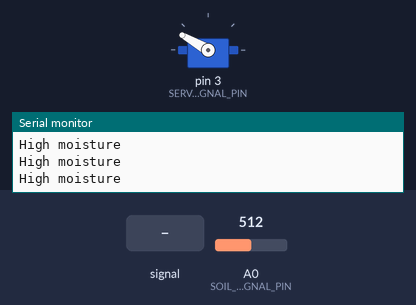
Recording of a sketch running on a simulated Arduino Uno, built with avr-gcc and run on an emulated ATmega328P. Shown: servo, the last lines printed to the serial monitor. The inputs (shaded band) are chosen by the test bench; at power-on: A0 (SOIL_MOISTURE_SIGNAL_PIN) = 512.

Above: at 1.3 s.
1.4 s: A0 (SOIL_MOISTURE_SIGNAL_PIN) set to 407
4.5 s: A0 (SOIL_MOISTURE_SIGNAL_PIN) set to 384
At 5.8 s:
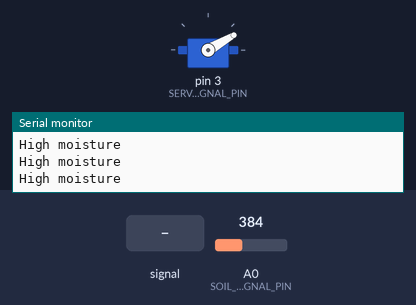
6.1 s: A0 (SOIL_MOISTURE_SIGNAL_PIN) fed a 50 Hz sine of ±306 counts around its level
At 7.9 s:
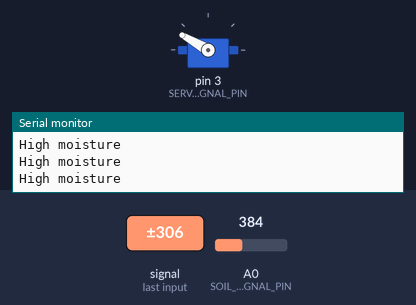
9.2 s: A0 (SOIL_MOISTURE_SIGNAL_PIN) set to 306
At 10.8 s:
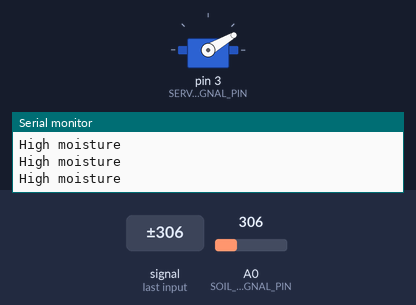
11.1 s: A0 (SOIL_MOISTURE_SIGNAL_PIN) set to 410
At 11.5 s:
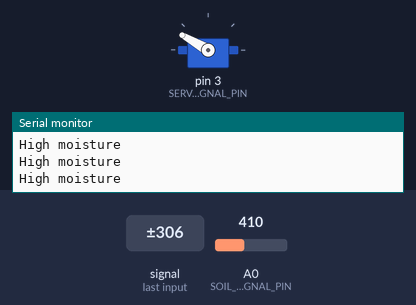
Timing chart, 0 to 15.2 s (numbered marks = the images above; inputs shaded):
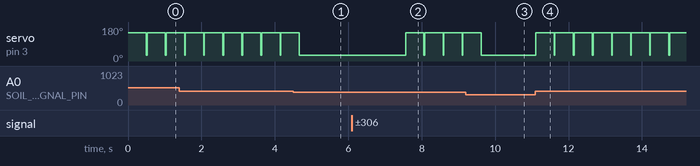

Measured:
- the behaviour switches between 401 and 400 on A0 (SOIL_MOISTURE_SIGNAL_PIN) (found by bisection; images 0 and 1)
- after the input at 4.5 s, servo on pin 3 (SERVO_SIGNAL_PIN): goes on until 4.7 s, then stays 30°
- after the input at 6.1 s, servo on pin 3 (SERVO_SIGNAL_PIN): 30° → 150° after 1.5 s
- after the input at 9.2 s, servo on pin 3 (SERVO_SIGNAL_PIN): goes on until 9.6 s, then stays 30°
- after the input at 11.1 s, servo on pin 3 (SERVO_SIGNAL_PIN): alternates 150° for 0.50 s and 30° for 0.02 s, starting at once
- by itself, servo on pin 3 (SERVO_SIGNAL_PIN): alternates 150° for 0.50 s and 30° for 0.02 s

The sketch:

Firmware.ino
```cpp
#include "Global.h"

void setup()
{
	Serial.begin(9600);
	servo.attach(SERVO_SIGNAL_PIN);
	Serial.println("start");

}

void loop()
{
	if(soilMoisture.read() > 400)
	{
		Serial.println("High moisture");
		servo.write(150);
		delay(500);
		servo.write(30);


	}

	delay(20);
}
```

Global.cpp
```cpp
#include "Global.h"

SoilMoisture soilMoisture = SoilMoisture(SOIL_MOISTURE_SIGNAL_PIN);
Servo servo;
```

Global.h
```cpp
#ifndef GLOBAL_H
#define GLOBAL_H

#include "Pins.h"

#include "SoilMoisture.h"
#include <Servo.h>

extern SoilMoisture soilMoisture;
extern Servo servo;

#endif //GLOBAL_H
```

SoilMoisture.cpp
```cpp
#include "SoilMoisture.h"

SoilMoisture::SoilMoisture(int pin) : signalPin(pin) {}

int SoilMoisture::read() //return SoilMoisture reading
{
	return analogRead(signalPin);
}
```

SoilMoisture.h
```cpp
#ifndef SoilMoisture_H
#define SoilMoisture_H

#include "arduino.h"

class SoilMoisture
{
	public:
		SoilMoisture(int pin);
		int read();

	private:
		const int signalPin;
};
#endif //SoilMoisture_H
```

Pins.h
```cpp
#ifndef PINS_H
#define PINS_H


/*Soil Moisture sensor*/
#define SOIL_MOISTURE_SIGNAL_PIN A0


/*Servo*/

#define SERVO_SIGNAL_PIN 3


#endif //__PINS_H
```
